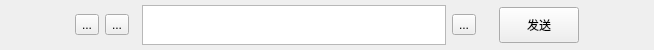
        <widget class="QWidget" name="inputRow" native="true">
         <property name="geometry">
          <rect>
           <x>9</x>
           <y>9</y>
           <width>654</width>
           <height>50</height>
          </rect>
         </property>
         <property name="sizePolicy">
          <sizepolicy hsizetype="Expanding" vsizetype="Preferred">
           <horstretch>0</horstretch>
           <verstretch>0</verstretch>
          </sizepolicy>
         </property>
         <property name="minimumSize">
          <size>
           <width>0</width>
           <height>50</height>
          </size>
         </property>
         <property name="maximumSize">
          <size>
           <width>16777215</width>
           <height>50</height>
          </size>
         </property>
         <layout class="QHBoxLayout" name="horizontalLayout_5">
          <property name="spacing">
           <number>0</number>
          </property>
          <property name="leftMargin">
           <number>50</number>
          </property>
          <property name="topMargin">
           <number>0</number>
          </property>
          <property name="rightMargin">
           <number>50</number>
          </property>
          <property name="bottomMargin">
           <number>0</number>
          </property>
          <item>
           <widget class="QWidget" name="inputArea" native="true">
            <property name="sizePolicy">
             <sizepolicy hsizetype="Expanding" vsizetype="Preferred">
              <horstretch>0</horstretch>
              <verstretch>0</verstretch>
             </sizepolicy>
            </property>
            <property name="minimumSize">
             <size>
              <width>0</width>
              <height>50</height>
             </size>
            </property>
            <property name="maximumSize">
             <size>
              <width>16777215</width>
              <height>50</height>
             </size>
            </property>
            <layout class="QHBoxLayout" name="horizontalLayout_3">
             <property name="leftMargin">
              <number>25</number>
             </property>
             <property name="topMargin">
              <number>0</number>
             </property>
             <property name="rightMargin">
              <number>25</number>
             </property>
             <property name="bottomMargin">
              <number>0</number>
             </property>
             <item>
              <widget class="QToolButton" name="attachBtn">
               <property name="text">
                <string>...</string>
               </property>
              </widget>
             </item>
             <item>
              <widget class="QToolButton" name="imageBtn">
               <property name="text">
                <string>...</string>
               </property>
              </widget>
             </item>
             <item>
              <widget class="QWidget" name="dividerA" native="true">
               <property name="minimumSize">
                <size>
                 <width>1</width>
                 <height>38</height>
                </size>
               </property>
               <property name="maximumSize">
                <size>
                 <width>1</width>
                 <height>38</height>
                </size>
               </property>
              </widget>
             </item>
             <item>
              <widget class="QTextEdit" name="inputEdit">
               <property name="maximumSize">
                <size>
                 <width>16777215</width>
                 <height>40</height>
                </size>
               </property>
              </widget>
             </item>
             <item>
              <widget class="QToolButton" name="speechBtn">
               <property name="text">
                <string>...</string>
               </property>
              </widget>
             </item>
             <item>
              <spacer name="horizontalSpacer_11">
               <property name="orientation">
                <enum>Qt::Orientation::Horizontal</enum>
               </property>
               <property name="sizeType">
                <enum>QSizePolicy::Policy::Fixed</enum>
               </property>
               <property name="sizeHint" stdset="0">
                <size>
                 <width>5</width>
                 <height>20</height>
                </size>
               </property>
              </spacer>
             </item>
             <item>
              <widget class="QWidget" name="dividerE" native="true">
               <property name="minimumSize">
                <size>
                 <width>1</width>
                 <height>35</height>
                </size>
               </property>
               <property name="maximumSize">
                <size>
                 <width>1</width>
                 <height>35</height>
                </size>
               </property>
              </widget>
             </item>
             <item>
              <spacer name="horizontalSpacer_12">
               <property name="orientation">
                <enum>Qt::Orientation::Horizontal</enum>
               </property>
               <property name="sizeType">
                <enum>QSizePolicy::Policy::Fixed</enum>
               </property>
               <property name="sizeHint" stdset="0">
                <size>
                 <width>5</width>
                 <height>20</height>
                </size>
               </property>
              </spacer>
             </item>
             <item>
              <widget class="QPushButton" name="sendBtn">
               <property name="minimumSize">
                <size>
                 <width>80</width>
                 <height>36</height>
                </size>
               </property>
               <property name="maximumSize">
                <size>
                 <width>16777215</width>
                 <height>36</height>
                </size>
               </property>
               <property name="text">
                <string>发送</string>
               </property>
              </widget>
             </item>
            </layout>
           </widget>
          </item>
         </layout>
        </widget>
